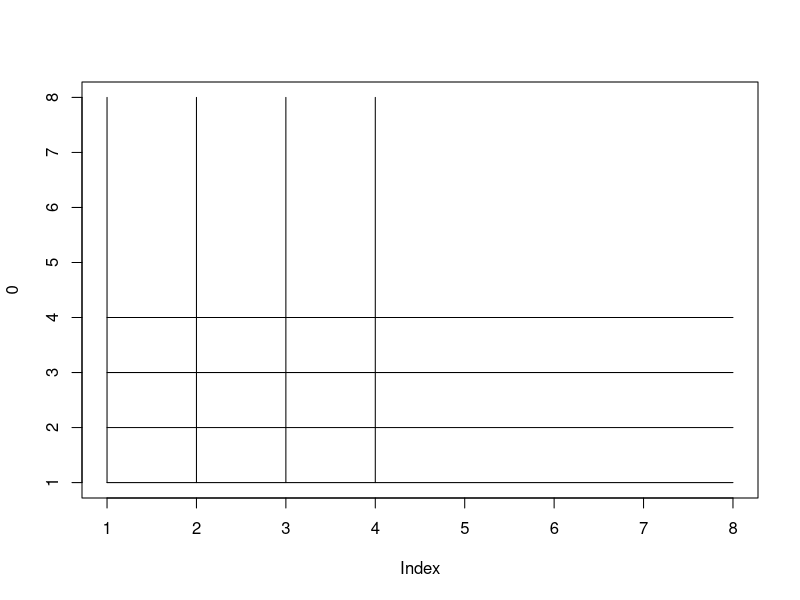
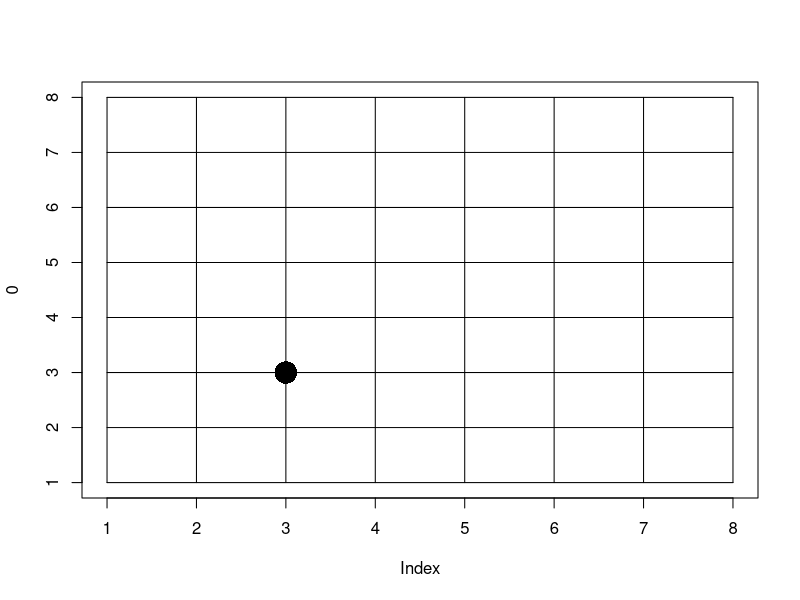
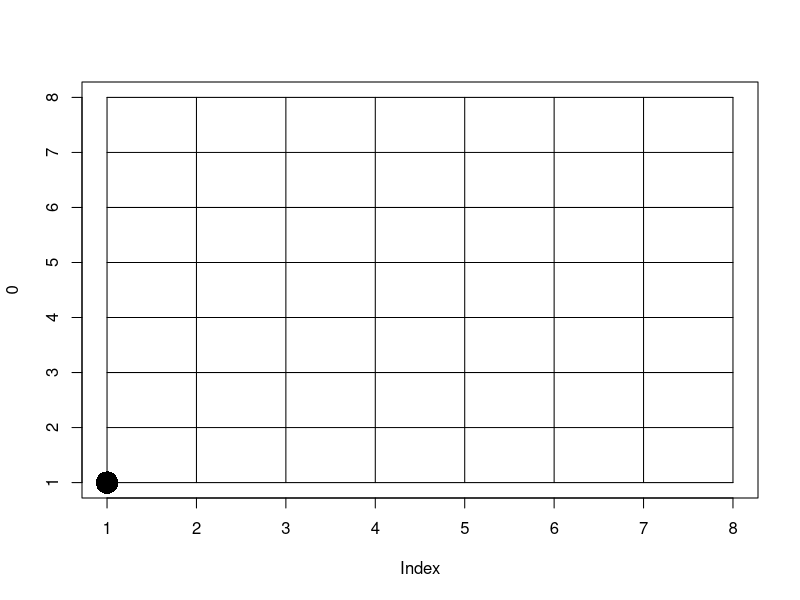
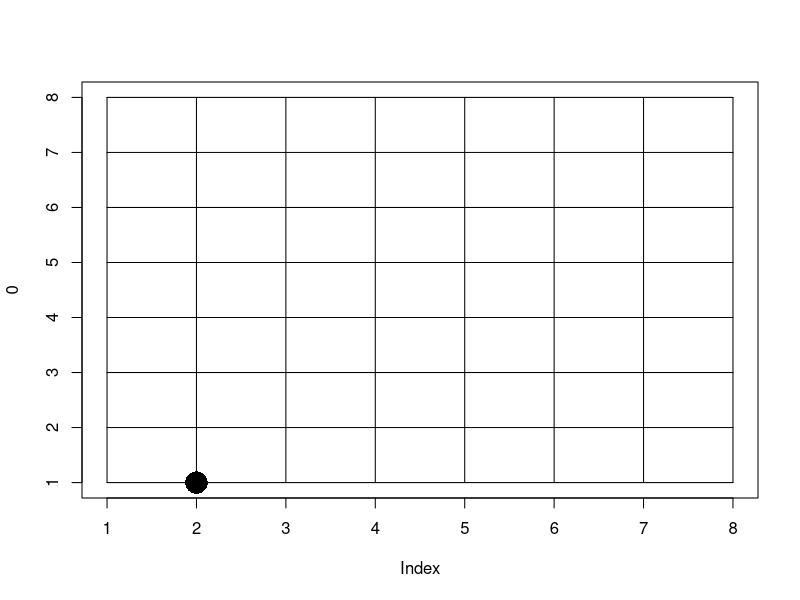
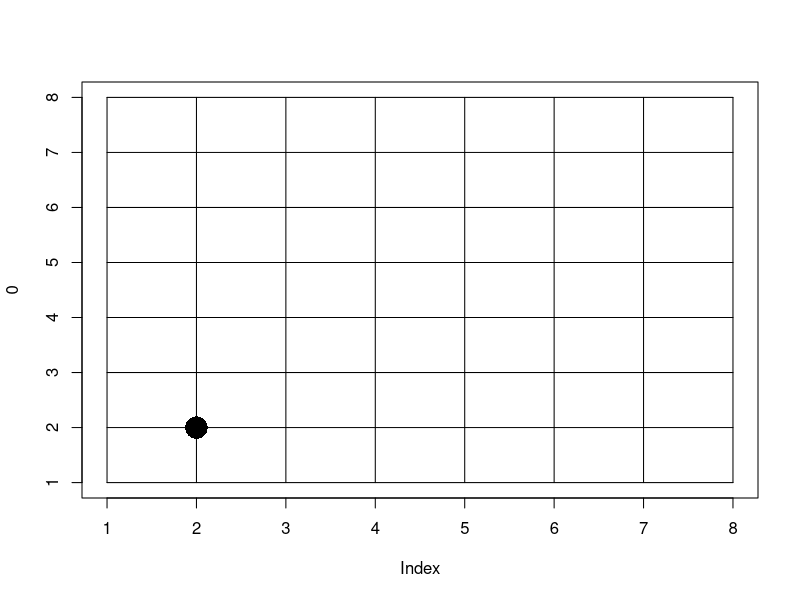
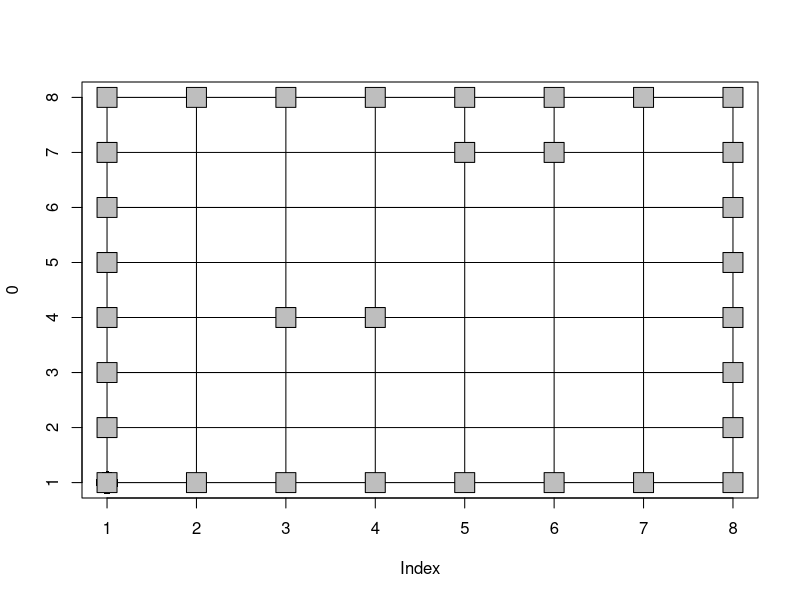
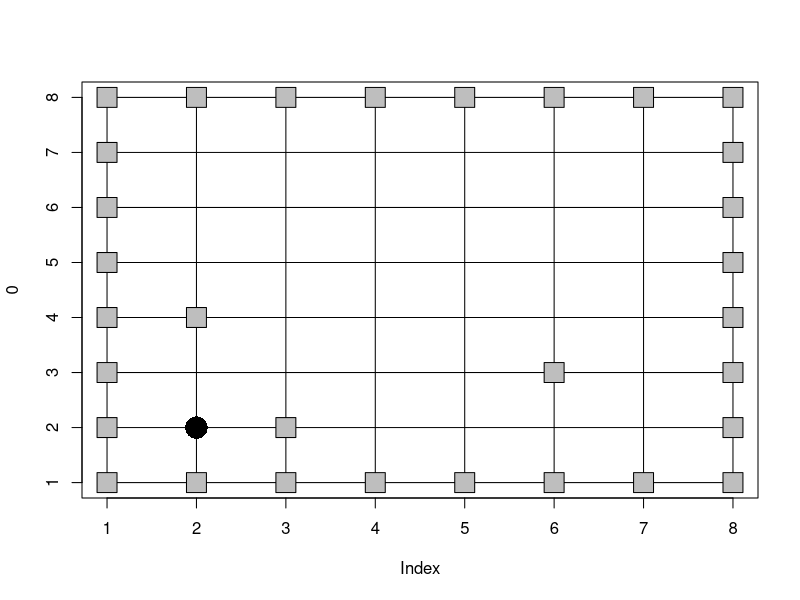
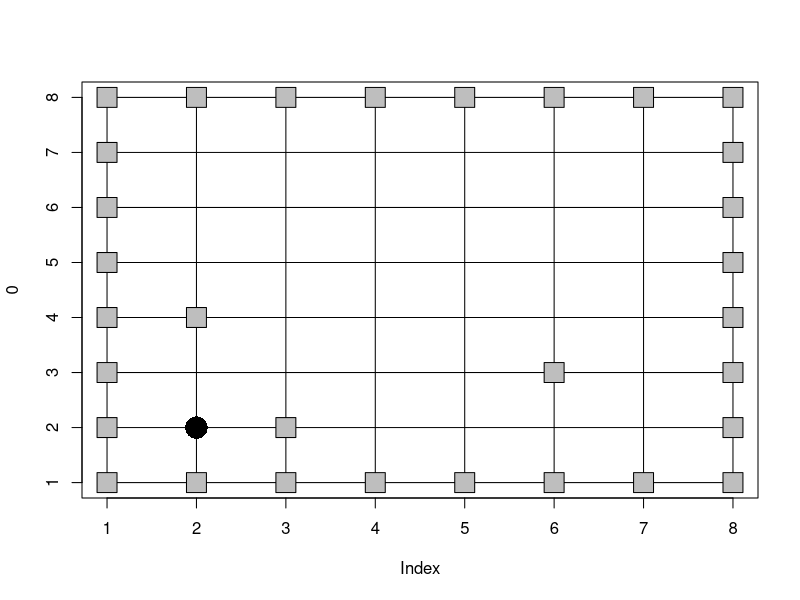

Write R code to recreate these figures, in order.
## ---- chunk 1
M <- matrix(0, nrow=3, ncol=3)
M[,1] <- 1
M[,3] <- 1
M[1,] <- 1
M[3,] <- 1
## ---- chunk 2
plot(0, type="n", ylim=c(1,8), xlim=c(1,8))
lines(x=c(1,1), y=c(1,8))
lines(x=c(2,2), y=c(1,8))
lines(x=c(3,3), y=c(1,8))
lines(x=c(4,4), y=c(1,8))

lines(x=c(1,8), y=c(1,1))
lines(x=c(1,8), y=c(2,2))
lines(x=c(1,8), y=c(3,3))
lines(x=c(1,8), y=c(4,4))
## ---- chunk 3
plot(0, type="n", ylim=c(1,8), xlim=c(1,8))
for(i in 1:8){
  lines(x=c(i,i), y=c(1,8))
  lines(x=c(1,8), y=c(i,i))
}

points(3,3, pch=16, cex=3)
## ---- chunk 4
draw_world <- function(cur_x, cur_y){
  n <- 8
  plot(0, type="n", ylim=c(1,n), xlim=c(1,n))
  for(i in 1:n){
    lines(x=c(i,i), y=c(1,n))
    lines(x=c(1,n), y=c(i,i))
  }
  points(x=cur_x, y=cur_y, pch=16, cex=3)
  #return(NULL)
}
## ---- chunk 5
cur_x <- 1
cur_y <- 1

draw_world(cur_x, cur_y)
draw_world(cur_x+1, cur_y)
draw_world(cur_x+1, cur_y+1)

## ---- chunk 6
n<-8
maze <- matrix(0, nrow=n, ncol=n)
maze[1,] <- 1
maze[n,] <- 1
maze[,1] <- 1
maze[,n] <- 1
## ---- chunk 7
maze[sample(1:64,10)] <- 1
maze
## ---- chunk 8
generate_maze <- function(n){
  maze <- matrix(0, nrow=n, ncol=n)
  maze[1,] <- 1
  maze[n,] <- 1
  maze[,1] <- 1
  maze[,n] <- 1
  ## blocks
  maze[sample(1:(n*n),5)] <- 1
  maze
}

mymaze <- generate_maze(8)
mymaze
## ---- chunk 9
draw_world(cur_x, cur_y)
for(i in 1:nrow(mymaze)){
  for(j in 1:nrow(mymaze)){
    if(mymaze[i,j]==1){
      points(i,j, pch=22, cex=3, bg="gray")
    }
  }
}
## ---- chunk 10
draw_world <- function(maze, cur_x, cur_y){
  n <- nrow(maze)
  plot(0, type="n", ylim=c(1,n), xlim=c(1,n))
  for(i in 1:n){
    lines(x=c(i,i), y=c(1,n))
    lines(x=c(1,n), y=c(i,i))
  }

  for(i in 1:nrow(maze)){
    for(j in 1:nrow(maze)){
      if(maze[i,j]==1){
        points(i,j, pch=22, cex=3, bg="gray")
      }
    }
  }

  points(x=cur_x, y=cur_y, pch=16, cex=3)
}
## ---- chunk 11
cur_x <- 2
cur_y <- 2
mymaze <- generate_maze(8)
draw_world(mymaze, cur_x, cur_y)
## ---- chunk 12
cur_x <- 2
cur_y <- 2
draw_world(mymaze, cur_x, cur_y)
one_step_direction <- sample(c("E","W", "S", "N"), 1)
if(one_step_direction=="E"){
  next_x <- cur_x + 1
  next_y <- cur_y
}else if(one_step_direction=="W"){
  next_x <- cur_x - 1
  next_y <- cur_y
}else if(one_step_direction=="S"){
  next_x <- cur_x
  next_y <- cur_y - 1
}else if(one_step_direction=="N"){
  next_x <- cur_x
  next_y <- cur_y + 1
}
draw_world(mymaze, next_x, next_y)

## ---- chunk 13
cur_x <- 2
cur_y <- 2
draw_world(mymaze, cur_x, cur_y)
Sys.sleep(1)
one_step_direction <- sample(c("E","W", "S", "N"), 1)
if(one_step_direction=="E"){
  next_x <- cur_x + 1
  next_y <- cur_y
}else if(one_step_direction=="W"){
  next_x <- cur_x - 1
  next_y <- cur_y
}else if(one_step_direction=="S"){
  next_x <- cur_x
  next_y <- cur_y - 1
}else if(one_step_direction=="N"){
  next_x <- cur_x
  next_y <- cur_y + 1
}
if(mymaze[next_x, next_y]==0){
  draw_world(mymaze, next_x, next_y)
}
## ---- chunk 14
mymaze <- generate_maze(8)
cur_x <- 2
cur_y <- 2
for(i in 1:50){
  draw_world(mymaze, cur_x, cur_y)
  Sys.sleep(1)
  one_step_direction <- sample(c("E","W", "S", "N"), 1)
  cat(i, "/", one_step_direction, "\n");flush.console()
  if(one_step_direction=="E"){
    next_x <- cur_x + 1
    next_y <- cur_y
  }else if(one_step_direction=="W"){
    next_x <- cur_x - 1
    next_y <- cur_y
  }else if(one_step_direction=="S"){
    next_x <- cur_x
    next_y <- cur_y - 1
  }else if(one_step_direction=="N"){
    next_x <- cur_x
    next_y <- cur_y + 1
  }
  if(mymaze[next_x, next_y]==0){
    cur_x <- next_x
    cur_y <- next_y
  }
}

